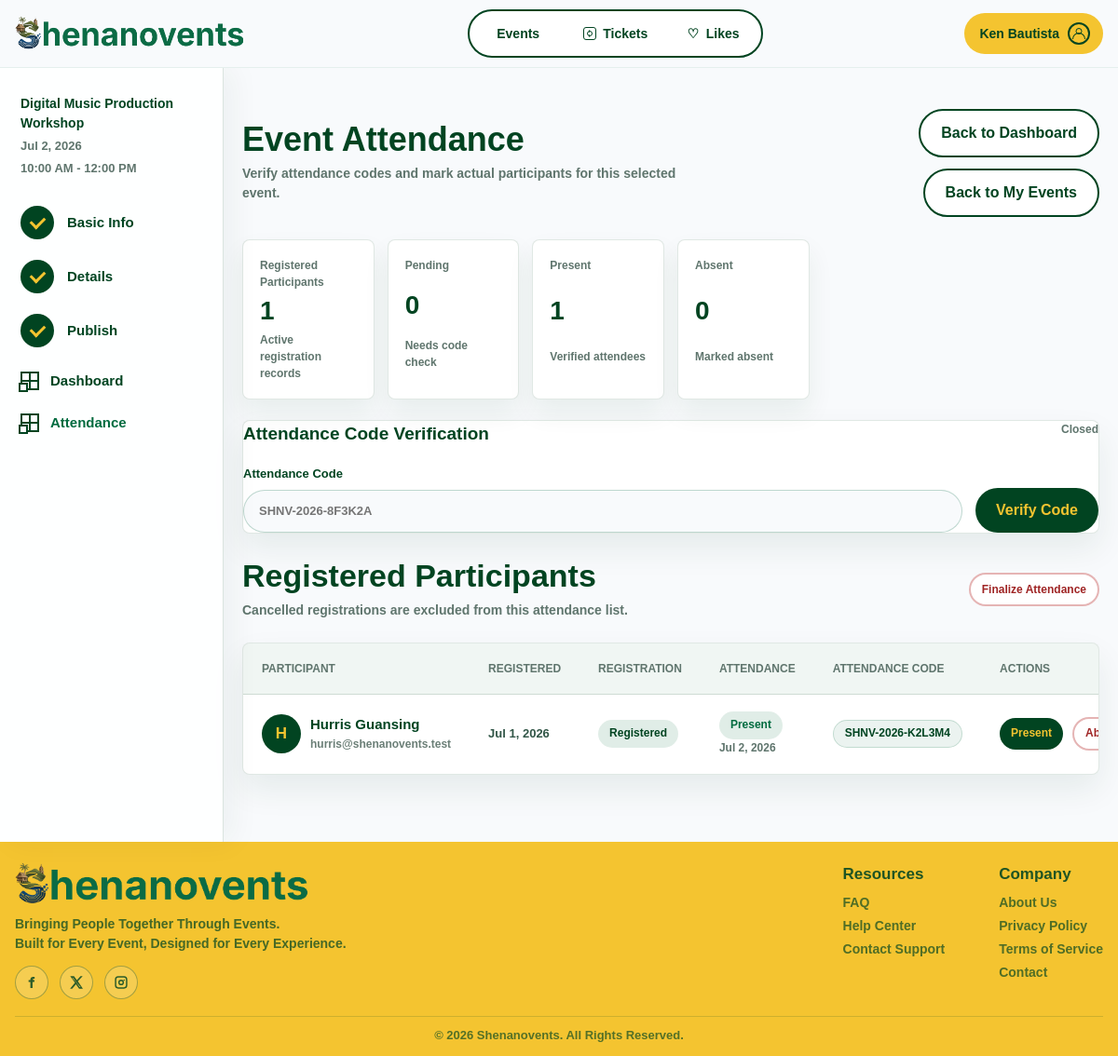
The page /participant/event-attendance.php?event=3 (signed in) on the database its author committed.
### tables this page shows
CREATE TABLE events (
    event_id INT AUTO_INCREMENT PRIMARY KEY,
    event_title VARCHAR(150) NOT NULL,
    event_summary VARCHAR(255) NULL,
    event_description TEXT NOT NULL,
    event_tags VARCHAR(255) NULL,
    event_category VARCHAR(80) NULL,
    event_type VARCHAR(30) NOT NULL DEFAULT 'physical',
    event_location VARCHAR(150) NOT NULL,
    event_country VARCHAR(100) NOT NULL DEFAULT 'Philippines',
    event_province VARCHAR(100) NULL,
    event_city VARCHAR(100) NULL,
    event_address VARCHAR(255) NULL,
    event_venue VARCHAR(150) NULL,
    online_link VARCHAR(255) NULL,
    online_platform VARCHAR(100) NULL,
    event_date DATE NOT NULL,
    event_time TIME NOT NULL,
    event_end_time TIME NULL,
    capacity INT NOT NULL,
    banner_image VARCHAR(255) NULL,
    visibility VARCHAR(30) NOT NULL DEFAULT 'public',
    audience VARCHAR(100) NULL,
    private_access_key VARCHAR(20) NULL UNIQUE,
    publish_date DATE NULL,
    publish_time TIME NULL,
    status VARCHAR(30) NOT NULL DEFAULT 'open',
    created_by INT NOT NULL,
    created_at DATETIME NOT NULL DEFAULT CURRENT_TIMESTAMP,
    CONSTRAINT fk_events_created_by
        FOREIGN KEY (created_by)
        REFERENCES users(user_id)
        ON UPDATE CASCADE
        ON DELETE RESTRICT
);

CREATE TABLE registrations (
    registration_id INT AUTO_INCREMENT PRIMARY KEY,
    user_id INT NOT NULL,
    event_id INT NOT NULL,
    registration_full_name VARCHAR(200) NULL,
    registration_email VARCHAR(150) NULL,
    contact_number VARCHAR(30) NULL,
    attendee_count INT NOT NULL DEFAULT 1,
    special_notes TEXT NULL,
    registration_status VARCHAR(30) NOT NULL DEFAULT 'registered',
    attendance_code VARCHAR(50) NULL UNIQUE,
    attendance_status VARCHAR(30) NOT NULL DEFAULT 'pending',
    attendance_marked_at DATETIME NULL,
    registered_at DATETIME NOT NULL DEFAULT CURRENT_TIMESTAMP,
    CONSTRAINT fk_registrations_user
        FOREIGN KEY (user_id)
        REFERENCES users(user_id)
        ON UPDATE CASCADE
        ON DELETE CASCADE,
    CONSTRAINT fk_registrations_event
        FOREIGN KEY (event_id)
        REFERENCES events(event_id)
        ON UPDATE CASCADE
        ON DELETE CASCADE,
    CONSTRAINT uq_user_event_registration
        UNIQUE (user_id, event_id)
);

### participant/event-attendance.php (the view, shortened to what the rows shown need)
<?php
require_once __DIR__ . '/../includes/participant-check.php';
require_once __DIR__ . '/../includes/participant-data.php';
$participant_id = participant_current_user_id();
$selected_event_id = (int) ($_GET['event'] ?? ($_POST['event_id'] ?? 0));
$event = $selected_event_id > 0 ? participant_fetch_owned_event_dashboard($conn, $participant_id, $selected_event_id) : null;
$participants = $event ? participant_fetch_owned_event_attendance($conn, $participant_id, (int) $event['event_id']) : [];
require_once __DIR__ . '/../includes/header.php';
?>
<?php if (!$event): ?>
    <section class="dashboard-page" aria-labelledby="eventAttendanceTitle">
        <div class="dashboard-section">
            <div class="dashboard-title-row">
                <div>
                    <h1 id="eventAttendanceTitle">Event Attendance</h1>
                    <p>Select one of your own created events before opening attendance management.</p>
                </div>
                <a class="button button-outline" href="dashboard.php">Back to My Events</a>
            </div>
            <?php participant_render_empty_state('No attendance page available', 'This event was not found, or it does not belong to your account.', 'dashboard.php', 'View My Events'); ?>
        </div>
    </section>
<?php else: ?>
    <section class="event-dashboard-page" aria-labelledby="eventAttendanceTitle">
        <div class="event-dashboard-shell">
            <aside class="event-dashboard-sidebar" aria-label="Event dashboard navigation">
                <div class="wizard-event-preview dashboard-event-preview">
                    <strong><?php echo htmlspecialchars($event['event_title'], ENT_QUOTES, 'UTF-8'); ?></strong>
                    <span><?php echo htmlspecialchars($event['date_text'], ENT_QUOTES, 'UTF-8'); ?></span>
                    <span><?php echo htmlspecialchars($event['time_text'], ENT_QUOTES, 'UTF-8'); ?></span>
                </div>
                <ol class="wizard-steps dashboard-progress-list">
                    <li>
                        <a class="wizard-step completed" href="../event-maker/create-event.php?event=<?php echo (int) $event['event_id']; ?>&step=1">
                            <span class="wizard-step-marker"></span>
                            <span class="wizard-step-copy">Basic Info</span>
                        </a>
                    </li>
                    <li>
                        <a class="wizard-step completed" href="../event-maker/create-event.php?event=<?php echo (int) $event['event_id']; ?>&step=2">
                            <span class="wizard-step-marker"></span>
                            <span class="wizard-step-copy">Details</span>
                        </a>
                    </li>
                    <li>
                        <a class="wizard-step completed" href="../event-maker/create-event.php?event=<?php echo (int) $event['event_id']; ?>&step=3">
                            <span class="wizard-step-marker"></span>
                            <span class="wizard-step-copy">Publish</span>
                        </a>
                    </li>
                </ol>
                <a class="wizard-dashboard-link" href="event-dashboard.php?event=<?php echo (int) $event['event_id']; ?>">
                    <span class="wizard-dashboard-icon" aria-hidden="true"></span>
                    Dashboard
                </a>
                <a class="wizard-dashboard-link active" href="event-attendance.php?event=<?php echo (int) $event['event_id']; ?>">
                    <span class="wizard-dashboard-icon" aria-hidden="true"></span>
                    Attendance
                </a>
            </aside>
            <div class="event-dashboard-main">
                <div class="dashboard-title-row">
                    <div>
                        <h1 id="eventAttendanceTitle">Event Attendance</h1>
                        <p>Verify attendance codes and mark actual participants for this selected event.</p>
                    </div>
                    <div class="dashboard-title-actions">
                        <a class="button button-outline" href="event-dashboard.php?event=<?php echo (int) $event['event_id']; ?>">Back to Dashboard</a>
                        <a class="button button-outline" href="dashboard.php">Back to My Events</a>
                    </div>
                </div>
                <div class="admin-summary-grid event-attendance-summary" aria-label="Event attendance summary">
                    <article class="admin-summary-card">
                        <span>Registered Participants</span>
                        <strong><?php echo number_format((int) $event['registration_records']); ?></strong>
                        <small>Active registration records</small>
                    </article>
                    <article class="admin-summary-card">
                        <span>Pending</span>
                        <strong><?php echo number_format((int) $event['pending_count']); ?></strong>
                        <small>Needs code check</small>
                    </article>
                    <article class="admin-summary-card">
                        <span>Present</span>
                        <strong><?php echo number_format((int) $event['present_count']); ?></strong>
                        <small>Verified attendees</small>
                    </article>
                    <article class="admin-summary-card">
                        <span>Absent</span>
                        <strong><?php echo number_format((int) $event['absent_count']); ?></strong>
                        <small>Marked absent</small>
                    </article>
                </div>
                <article class="dashboard-card attendance-code-card">
                    <div class="dashboard-card-header">
                        <h2>Attendance Code Verification</h2>
                        <span><?php echo htmlspecialchars(ucwords($event['status']), ENT_QUOTES, 'UTF-8'); ?></span>
                    </div>
                    <form class="attendance-code-form" method="post" action="event-attendance.php?event=<?php echo (int) $event['event_id']; ?>">
                        <label>
                            <span>Attendance Code</span>
                            <input type="text" name="attendance_code" placeholder="SHNV-2026-8F3K2A" required>
                        </label>
                        <button class="button button-primary" type="submit">Verify Code</button>
                    </form>
                </article>
                <div class="dashboard-title-row admin-subsection-title">
                    <div>
                        <h2>Registered Participants</h2>
                        <p>Cancelled registrations are excluded from this attendance list.</p>
                    </div>
                    <form method="post" action="event-attendance.php?event=<?php echo (int) $event['event_id']; ?>" onsubmit="return confirm('Finalize attendance and mark all pending participants as absent?');">
                        <button class="button button-outline admin-small-button danger" type="submit">Finalize Attendance</button>
                    </form>
                </div>
                <div class="dashboard-table-card">
                    <table class="dashboard-event-table admin-table event-attendance-table">
                        <thead>
                            <tr>
                                <th scope="col">Participant</th>
                                <th scope="col">Registered</th>
                                <th scope="col">Registration</th>
                                <th scope="col">Attendance</th>
                                <th scope="col">Attendance Code</th>
                                <th scope="col">Actions</th>
                            </tr>
                        </thead>
                        <tbody>
                            <?php foreach ($participants as $participant): ?>
                                <?php
                                $attendance_class = preg_replace('/[^a-z0-9-]/', '', strtolower($participant['attendance_status']));
                                $avatar_src = participant_profile_picture_src($participant['profile_picture'] ?? '', '../');
                                $initials = strtoupper(substr((string) ($participant['full_name'] ?? 'P'), 0, 1));
                                ?>
                                <tr>
                                    <td>
                                        <span class="admin-user-cell">
                                            <span class="admin-avatar" aria-hidden="true">
                                                <?php if ($avatar_src !== ''): ?>
                                                    <img class="admin-avatar-image" src="<?php echo htmlspecialchars($avatar_src, ENT_QUOTES, 'UTF-8'); ?>" alt="" width="42" height="42">
                                                <?php else: ?>
                                                    <?php echo htmlspecialchars($initials, ENT_QUOTES, 'UTF-8'); ?>
                                                <?php endif; ?>
                                            </span>
                                            <span class="dashboard-event-copy">
                                                <strong><?php echo htmlspecialchars($participant['full_name'], ENT_QUOTES, 'UTF-8'); ?></strong>
                                                <small><?php echo htmlspecialchars($participant['display_email'], ENT_QUOTES, 'UTF-8'); ?></small>
                                            </span>
                                        </span>
                                    </td>
                                    <td><?php echo htmlspecialchars(participant_format_date($participant['registered_at']), ENT_QUOTES, 'UTF-8'); ?></td>
                                    <td><span class="dashboard-status dashboard-status-registered">Registered</span></td>
                                    <td>
                                        <span class="dashboard-status dashboard-status-<?php echo htmlspecialchars($attendance_class, ENT_QUOTES, 'UTF-8'); ?>">
                                            <?php echo htmlspecialchars($participant['attendance_label'], ENT_QUOTES, 'UTF-8'); ?>
                                        </span>
                                        <?php if (!empty($participant['attendance_marked_at'])): ?>
                                            <br><small><?php echo htmlspecialchars(participant_format_date($participant['attendance_marked_at']), ENT_QUOTES, 'UTF-8'); ?></small>
                                        <?php endif; ?>
                                    </td>
                                    <td><span class="attendance-code-pill"><?php echo htmlspecialchars($participant['attendance_code'] ?: 'No code', ENT_QUOTES, 'UTF-8'); ?></span></td>
                                    <td>
                                        <div class="admin-action-row">
                                            <form method="post" action="event-attendance.php?event=<?php echo (int) $event['event_id']; ?>">
                                                <button class="button button-primary admin-small-button" type="submit">Present</button>
                                            </form>
                                            <form method="post" action="event-attendance.php?event=<?php echo (int) $event['event_id']; ?>">
                                                <button class="button button-outline admin-small-button danger" type="submit">Absent</button>
                                            </form>
                                        </div>
                                    </td>
                                </tr>
                            <?php endforeach; ?>
                        </tbody>
                    </table>
                </div>
            </div>
        </div>
    </section>
<?php endif; ?>
<?php require_once __DIR__ . '/../includes/footer.php'; ?>

### rows shown on the page
events: event_title "Digital Music Production Workshop", status "Closed"
registrations: registration_full_name "H", registration_full_name "Hurris Guansing", display_email "hurris@shenanovents.test", registered_at "Jul 1, 2026", attendance_label "Present", attendance_marked_at "Jul 2, 2026", attendance_code "SHNV-2026-K2L3M4"

### other values the page prints
$safe_display_user_name "Ken Bautista"
$event['date_text'] "Jul 2, 2026"
$event['time_text'] "10:00 AM - 12:00 PM"
$event['registration_records'] "1"
$event['pending_count'] "0"
$event['present_count'] "1"
$event['absent_count'] "0"
